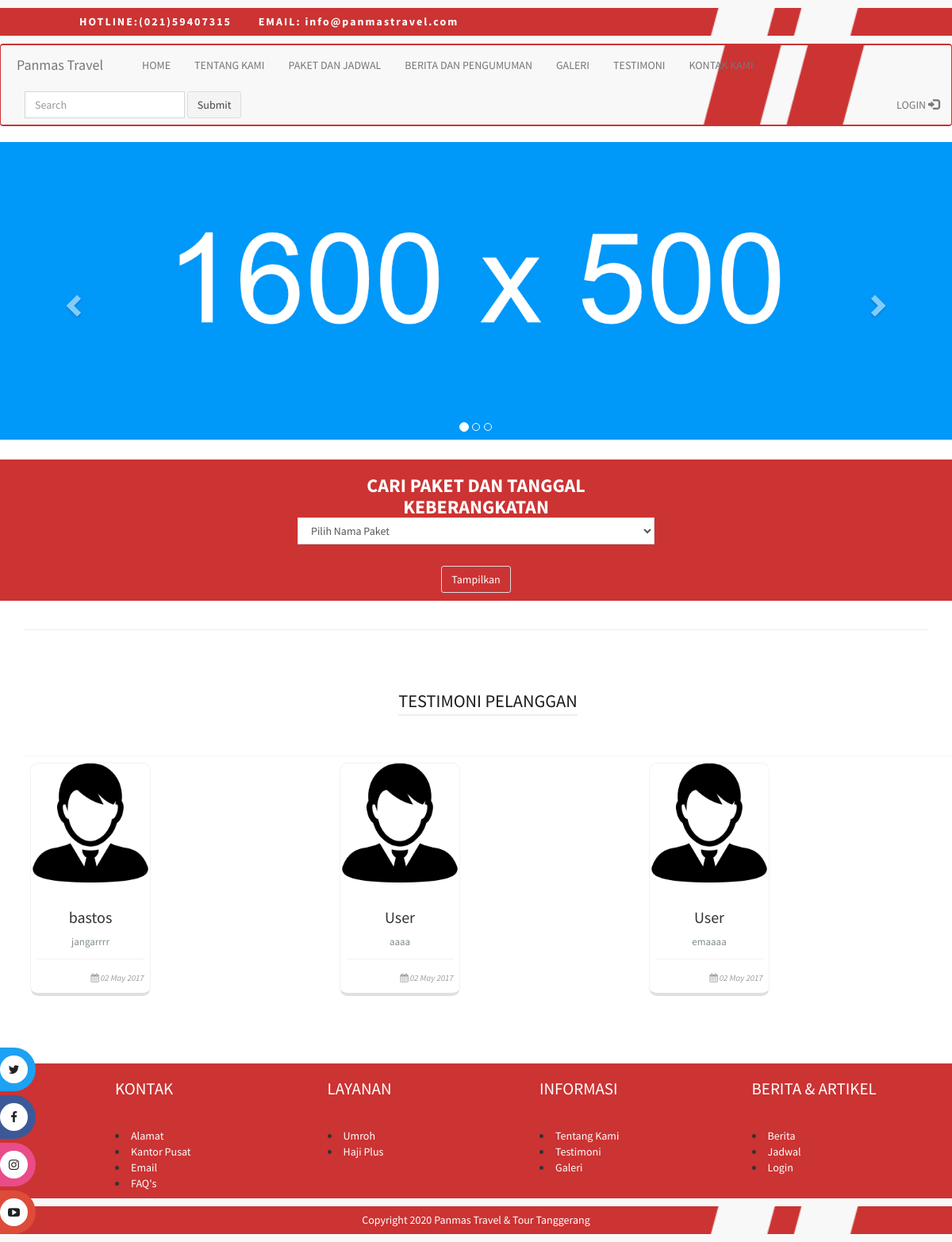
The page /index.php/testimoni on the database its author committed.
### tables this page shows
CREATE TABLE `testimoni` (
  `id_testimoni` int(11) NOT NULL,
  `nama` varchar(30) NOT NULL,
  `tanggal` varchar(30) NOT NULL,
  `isi_testimoni` text NOT NULL,
  `id_user` int(11) NOT NULL
);

CREATE TABLE `pelanggan` (
  `id` int(11) NOT NULL,
  `no_tlp` varchar(15) NOT NULL,
  `nama` varchar(30) NOT NULL,
  `jk` varchar(20) NOT NULL,
  `tgl_lhr` varchar(25) NOT NULL,
  `alamat` text NOT NULL,
  `photo` varchar(250) NOT NULL,
  `id_user` int(11) NOT NULL
);

### application/controllers/testimoni.php (called while the page is built, shortened)
	<?php
class testimoni extends CI_Controller {
	function __construct(){
		$this->load->helper('url');
		$this->load->model('M_jadwal');
		$this->load->model('M_berita');
		$this->load->model('M_testimoni');
	}
	public function index(){
		$data['jadwal'] = $this->M_jadwal->tampil_data()->result();
		$data['berita'] = $this->M_berita->tampil_data()->result();
		$data['hasiltransaksi'] = $this->M_testimoni->tampil_joinn();
		$this->load->view('v_index_head',$data);
		$this->load->view('v_corrousel',$data);
		$this->load->view('v_testimoni',$data);
		$this->load->view('v_footer',$data);
	}
}

### index.php (called while the page is built, shortened)
<?php
require_once BASEPATH.'core/CodeIgniter.php';

### application/models/M_testimoni.php (called while the page is built, shortened)
<?php
class M_testimoni extends CI_Model{
	function tampil_joinn(){
	$this->db->select('*');
	$this->db->from('testimoni');
	$this->db->join('pelanggan', 'testimoni.id_user = pelanggan.id_user');
 $query =  $this->db->get();
        if ($query->num_rows() >0){
            foreach ($query->result() as $data) {
                $hasilTransaksi[] = $data;
            }
        return $hasilTransaksi;
        }
	}
}

### application/views/v_testimoni.php (the view, shortened to what this page needs)
<div class="container">
        <div class="news">
          <div class="wrap">
            <h1 class="heading">Testimoni Pelanggan</h1>
            <div class="row">
             <table align="center" class="table " style="width: 100%">
  <?php
foreach($hasiltransaksi as $data){
  ?>
  <td>
            <div class="col-lg-3 news-grid" style="width: auto; " >
              <img class="img-circle"  width="100" height="150" src=assets/images/<?php echo $data->photo ?>>
              <div class="news-desc">
              <h2><?php echo $data->nama; ?></h2>
              <p><p class="msg"><?php echo $data->isi_testimoni; ?></p>
                <div class="news-desc-bottom">
                  <p class="right"><i class="fa fa-calendar"></i><?php echo $data->tanggal; ?></p>
                </div>
            </div>
            </div>
             </td> <?php } ?></table>
          </div>
           </div>
        </div>
   </div>

### assets/css/plan/style.css (style rules this page uses)
.heading { text-transform: uppercase; font-size: 1.8em; color: #1a1a1a; width: auto; display: table; margin: 0 auto; text-align: center; padding-bottom: 5px; border-bottom: 3px solid #eee; margin-bottom: 50px; }
@media screen and (max-width: 1280px) { .heading { font-size: 1.6em; border-bottom: 2px solid #eee; } }

### assets/css/testimoni/style.css (style rules this page uses)
.news { padding:5% 0; background:#FFF; border-radius:50px 50px 0px 0px; -webkit-border-radius:50px 50px 0px 0px; -moz-border-radius:50px 50px 0px 0px; -o-border-radius:50px 50px 0px 0px; }
.news-grid { background:#FFF; border:1px solid #f2f2f2; width:32%; padding:0; text-align:center; border-bottom:4px solid #e0e0e0; border-radius:10px; -webkit-border-radius:10px; -o-border-radius:10px; -moz-border-radius:10px; float:left; }
.news-grid img { max-width:100%; display:block; width:100%; border-radius:10px 10px 0px 0px; -webkit-border-radius:10px 10px 0px 0px; -moz-border-radius:10px 10px 0px 0px; -o-border-radius:10px 10px 0px 0px; }
.news-grid h2 { margin:25px 0 10px 0; font-size:20px; }
.news-grid p { font-size:13px; color:#7f8c8c; line-height:1.6em; }
.news-desc-bottom p { color:#9a9a9a; font-size:11px; font-style:italic; }
.news-desc-bottom p.right { float:right; }
.news-desc { padding:5%; position:relative; }
.news-desc-bottom { border-top:1px solid #f2f2f2; padding-top:15px; }

### application/views/v_index_head.php (style rules this page uses)
p.msg { display: block; white-space: pre; }

### rows shown on the page
testimoni: pelanggan.photo (placeholder picture), pelanggan.nama "bastos", isi_testimoni "jangarrrr", tanggal "02 May 2017"
testimoni: pelanggan.photo (placeholder picture), pelanggan.nama "User", isi_testimoni "aaaa", tanggal "02 May 2017"
testimoni: pelanggan.photo (placeholder picture), pelanggan.nama "User", isi_testimoni "emaaaa", tanggal "02 May 2017"
